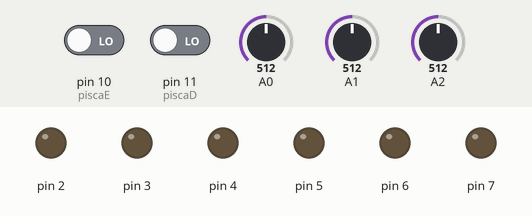
Bench run of a sketch on a simulated Arduino Uno, built with avr-gcc and run on an emulated ATmega328P. Parts: output pins drawn as LEDs (lit = HIGH). Dashed ring = blinking. The inputs (shaded band) are chosen by the test bench; at power-on: pin 10 (piscaE) LOW, A0 = 512, A1 = 512, A2 = 512, pin 11 (piscaD) LOW. What the sketch prints to the serial monitor is not drawn.

Above: at 0.8 s.
0.9 s: pin 10 (piscaE) driven HIGH
At 1.83 s:
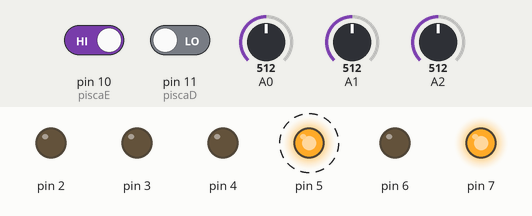
3.9 s: A0 set to 208
6.9 s: A0 set to 186
At 8.0 s:
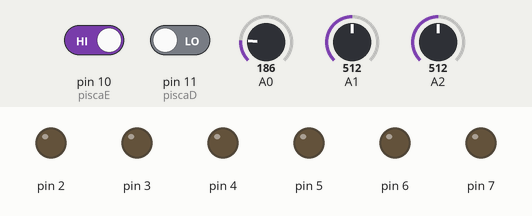
8.4 s: A0 set to 660
At 9.4 s:
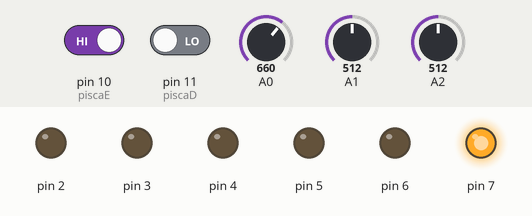
11.4 s: A1 set to 0
14.4 s: A2 set to 0
Timing chart, 0 to 18.4 s (numbered marks = the images above; inputs shaded):
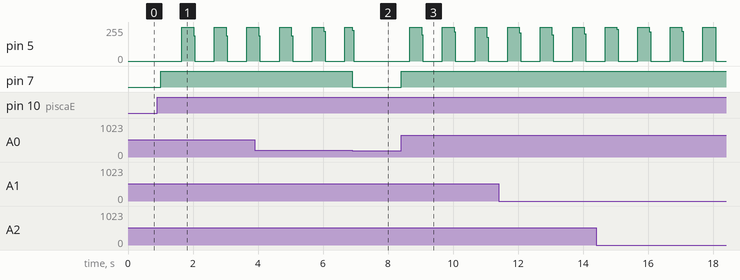

The sketch:

computador_de_bordo.ino
```cpp
#include <avr/interrupt.h>
#include <avr/io.h>
#include <util/delay.h>
#include "UART.h"

#define piscaE PB2
#define piscaD PB3

#define set_bit(Y,bit_x)(Y|=(1<<bit_x)) //ativa o bit x da variável Y (coloca em 1)
#define clr_bit(Y,bit_x)(Y&=~(1<<bit_x)) //limpa o bit x da variável Y (coloca em 0)
#define cpl_bit(Y,bit_x)(Y^=(1<<bit_x)) //troca o estado do bit x da variável Y
#define tst_bit(Y,bit_x)(Y&(1<<bit_x)) //testa o bit x da variável Y (retorna 0 ou 1)


  uint16_t ad_valor = 0;
  uint16_t ad_velocidade = 0;
  uint16_t ad_nivel = 0;
  int contador = 0;
  int contador2 = 0;
  bool ligou1 = false;
  uint8_t velocidade;
  uint8_t nivel;
  unsigned char *chptr;
  unsigned char *chptr2;


  int main(){

  Serial.begin(9600);
  uint16_t count;

//====================================== Setando timer 1 ===========================================
    OCR1A = 0x61D;

    TCCR1B |= (1 << WGM12);
    // Mode 4, CTC on OCR1A
    TCCR1A |= (1 << WGM12);

    TIMSK1 |= (0 << OCIE1A);
    //Set interrupt on compare match

    TCCR1B |= (1 << CS12) | (1 << CS10);
    // set prescaler to 1024 and start the timer


//===================================================================================================


  ADMUX |= 0b01000000;  //AVCC como referência, ADLAR = 0, MUX = 0000 (ADC0 como entrada);
  DDRD |= 0b11111111;

  DDRB |= 0b00000000;

  ADCSRA |= 0b10000111;
  //ADCSRA |= (1<< ADIE);

  sei();
  count = 0;
  while(1){

    ADCSRA |= 0b10000111;


    ADMUX  &= 0b11110000;
    ADMUX  |= 0b00000000;
    ADCSRA |= 0b01000000;
    while(!(ADCSRA & 0b00010000));
    ad_valor = ADC;

    if(ad_valor > 200){
      TIMSK1 |= (1 << OCIE1A);
    if(ad_valor >650){
      velocidade = ad_velocidade*127/1023;
      chptr = (unsigned char *) &velocidade;
    }


      if(ligou1 == true){

        nivel = ad_nivel*127/1023;
        chptr2 = (unsigned char *) &nivel;
        //UART_write(*chptr2);
          Serial.println(ad_nivel);


          PORTD = (1<<PD7);
          if((tst_bit(PINB,piscaD))){ // ascende o pisca direito
            if (contador2 > 5){
              PORTD = 0b10010000;
            } else{
              PORTD = 0b10000000;
            }

          }
          if((tst_bit(PINB,piscaE))){ // ascende o pisca esquerdo
            if (contador2 > 5){
              PORTD = 0b10100000;
            } else{
              PORTD = 0b10000000;
            }

          }

    ADMUX  &= 0b11110000;
    ADMUX  |= 0b00000001;
    ADCSRA |= 0b01000000;
    while(!(ADCSRA & 0b00010000));
    ad_velocidade = ADC;

    ADMUX  &= 0b11110000;
    ADMUX  |= 0b00000010;
    ADCSRA |= 0b01000000;
    while(!(ADCSRA & 0b00010000));
    ad_nivel = ADC;

      }

    } else if(ad_valor <= 200){
      TIMSK1 |= (0 << OCIE1A);
      ligou1 = false;
      PORTD = 0b00000000;
    }

    while(ad_valor<=200){
      ADMUX  &= 0b11110000;
      ADMUX  |= 0b00000000;
      ADCSRA |= 0b01000000;
      while(!(ADCSRA & 0b00010000));
      ad_valor = ADC;
    }
  }
}


ISR(TIMER1_COMPA_vect){
  contador++;
  contador2++;
  if(contador >= 10){
    ligou1 = true;
    if(ad_valor > 650){
    //UART_write(*chptr);
    Serial.println(ad_velocidade);
  }
  }
  if(contador2 == 10){
    contador2 = 0;
  }
}
```

UART.h
```cpp
void UART_init();
unsigned char UART_read();
void UART_write(unsigned char);
void UART_msg(char*);

void UART_init()
{
	DDRD |= (1<<1);
	DDRD &= ~(1<<0);
	UCSR0A = (0<<TXC0)|(0<<U2X0)|(0<<MPCM0);
	UCSR0B = (1<<RXCIE0)|(0<<TXCIE0)|(0<<UDRIE0)|(1<<RXEN0)|(1<<TXEN0)|(0<<UCSZ02)|(0<<TXB80);
	UCSR0C = (0<<UMSEL01)|(0<<UMSEL00)|(0<<UPM01)|(0<<UPM00)|(0<<USBS0)|(1<<UCSZ01)|(1<<UCSZ00)|(0<<UCPOL0);
	UBRR0 = 103;
}

unsigned char UART_read(){
	if(UCSR0A&(1<<7)){
		return UDR0;
	}
	else
	return 0;
}

void UART_write(unsigned char caracter){
	while(!(UCSR0A & (1<<UDRE0)));
	UDR0 = caracter;
}

void UART_write_txt(char* cadena){
	while(*cadena !=0x00){
		UART_write(*cadena);
		cadena++;

	}
}
```

Measured:
- the behaviour switches between 201 and 200 on A0 (found by bisection; images 1 and 2)
- after the input at 0.9 s, pin 5: alternates 255/255 for 0.36 s and 0/255 for 0.64 s, starting after 0.76 s
- after the input at 6.9 s, pin 7: HIGH → LOW at once
- after the input at 8.4 s, pin 7: LOW → HIGH at once
